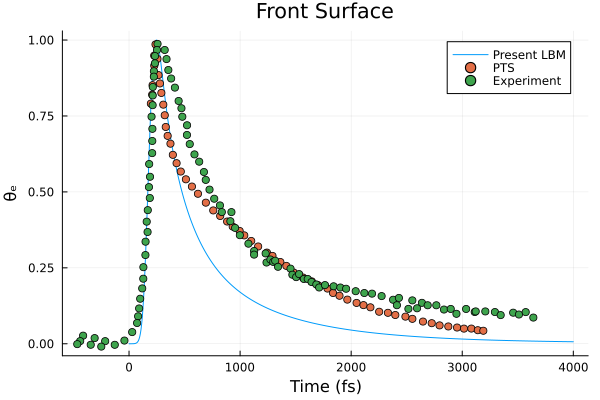

The Julia source for this figure:
using DataFrames
using CSV
using Plots
Data = DataFrame(CSV.File("Dataset/gold_front_100nm_PTS.csv"))
DataExperiment = DataFrame(CSV.File("Dataset/gold_front_100nm.csv"))

const max = maximum(ElectronTemperature[:,:,:])
plot(1:4000,(ElectronTemperature[1,2,1:4000].-300)/(max-300),
    xlabel="Time (fs)", 
    ylabel="θₑ", 
    title="Front Surface", 
    label="Present LBM",  # Legend entry    
)
scatter!(Data[:,1]*1000 .+ 192,Data[:,2],
    label="PTS"
)
scatter!(DataExperiment[:,1]*1000 .+ 192,DataExperiment[:,2],
label="Experiment")

savefig("plotting/Front_100nm.png")